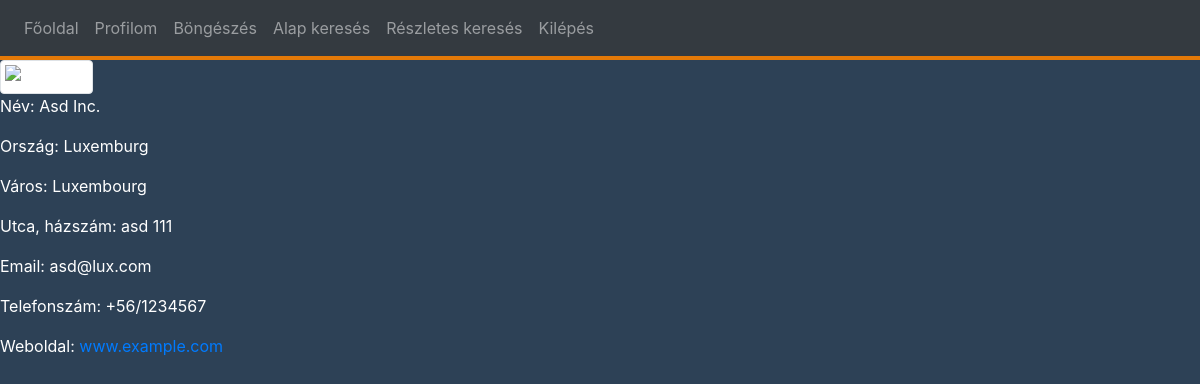
The page /index.php?page=profile&id=2 (signed in) on the database its author committed.
### tables this page shows
CREATE TABLE `companies` (
  `compID` int(10) NOT NULL,
  `name` varchar(120) NOT NULL,
  `townID` int(10) NOT NULL,
  `street` varchar(120) NOT NULL,
  `houseNumber` int(10) NOT NULL,
  `email` varchar(120) NOT NULL,
  `phoneNumber` varchar(15) NOT NULL,
  `webpage` varchar(120) NOT NULL,
  `username` varchar(50) NOT NULL,
  `password` varchar(32) NOT NULL
);

CREATE TABLE `countries` (
  `countryID` varchar(3) NOT NULL,
  `name` varchar(120) NOT NULL
);

CREATE TABLE `towns` (
  `townID` int(10) NOT NULL,
  `name` varchar(120) NOT NULL,
  `countryID` varchar(3) NOT NULL
);

### controller/profile.php (called while the page is built, shortened)
<?php
    $company = new Company();
    $country = new Country();
    $town = new Town();
    $id = $_REQUEST['id'];
    if($_SESSION["type"]=="driver"){
        if(!in_array($id,$company->companiesList($conn))){
            header('Location: index.php?page=404');
            exit();
        }else{
            $company->set_user($id,$conn);
            $town->set_town($company->get_townID(),$conn);
            $country->set_country($town->get_country(),$conn);
        }
    }
include 'view/profile.php';
?>

### model/Company.php (called while the page is built, shortened)
<?php
class Company {
    private $name;
    private $street;
    private $houseNumber;
    private $email;
    private $phoneNumber;
    private $webpage;
    public function set_user($id, $conn) {
        $sql = "SELECT compID, `name`, townID, street, houseNumber, email, phoneNumber, webpage, username, `password` FROM companies";
        $sql .= " WHERE compID = ".mysqli_real_escape_string($conn,$id)." ";
        $result = $conn->query($sql);
        if ($conn->query($sql)) {
            if ($result->num_rows > 0) {
                $row = $result->fetch_assoc();
                $this->name = $row['name'];
                $this->street = $row['street'];
                $this->houseNumber = $row['houseNumber'];
                $this->email = $row['email'];
                $this->phoneNumber = $row['phoneNumber'];
                $this->webpage = $row['webpage'];
        }
        else {
            echo "Error: " . $sql . "<br>" . $conn->error;
        }
        }
    }
    public function get_name(){
        return $this->name;
    }
    public function get_street(){
        return $this->street;
    }
    public function get_houseNumber(){
        return $this->houseNumber;
    }
    public function get_email(){
        return $this->email;
    }
    public function get_phone(){
        return $this->phoneNumber;
    }
    public function get_webpage(){
        return $this->webpage;
    }
}
?>

### model/Country.php (called while the page is built, shortened)
<?php
class Country{
    private $name;
    public function set_country($id, $conn) {
        $sql = "SELECT countryID, name FROM countries";
        $sql .= " WHERE countryID LIKE '".mysqli_real_escape_string($conn,$id)."' ";
        $result = $conn->query($sql);
        if ($conn->query($sql)) {
            if ($result->num_rows > 0) {
                $row = $result->fetch_assoc();
                $this->name = $row['name'];
        }
        else {
            echo "Error: " . $sql . "<br>" . $conn->error;
        }
        }
    }
    public function get_name(){
        return $this->name;
    }
}
?>

### model/Town.php (called while the page is built, shortened)
<?php
class Town{
    private $name;
    public function set_town($id, $conn) {
        $sql = "SELECT townID, name, countryID FROM towns";
        $sql .= " WHERE townID LIKE '".mysqli_real_escape_string($conn,$id)."' ";
        $result = $conn->query($sql);
        if ($conn->query($sql)) {
            if ($result->num_rows > 0) {
                $row = $result->fetch_assoc();
                $this->name = $row['name'];
        }
        else {
            echo "Error: " . $sql . "<br>" . $conn->error;
        }
        }
    }
    public function get_name(){
        return $this->name;
    }
}
?>

### view/profile.php (the view, shortened to what this page needs)
<?php
    if($_SESSION["type"]=="driver"){
?>
<img src="https://external-content.duckduckgo.com/iu/?u=https%3A%2F%2Fi.pinimg.com%2F736x%2F65%2F25%2Fa0%2F6525a08f1df98a2e3a545fe2ace4be47.jpg&f=1&nofb=1" alt="Profilkép" class="img-thumbnail img-responsive">
<p>Név: <?php echo $company->get_name()?></p>
<p>Ország: <?php echo $country->get_name() ?></p>
<p>Város: <?php echo $town->get_name()?></p>
<p>Utca, házszám: <?php echo $company->get_street()." ".$company->get_houseNumber()?></p>
<p>Email: <?php echo $company->get_email()?></p>
<p>Telefonszám: <?php echo $company->get_phone()?></p>
<p>Weboldal: <?php echo "<a href='https://".$company->get_webpage()."' target='_blank'>".$company->get_webpage()."</a>"?>
<?php
}
?>

### css/style.css (style rules this page uses)
.bbody { background-color: #2d4156; color: white; }

### rows shown on the page
companies: name "Asd Inc.", street "asd", houseNumber "111", email "asd@lux.com", phoneNumber "+56/1234567", webpage "www.example.com"
countries: name "Luxemburg"
towns: name "Luxembourg"

### other values the page prints
$value "Főoldal"
$value "Profilom"
$value "Böngészés"
$value "Alap keresés"
$value "Részletes keresés"
